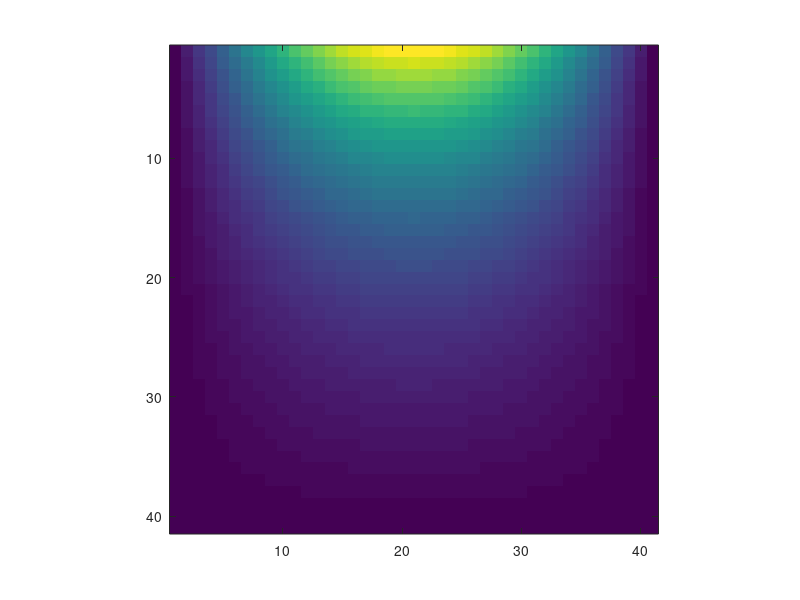

The MATLAB script that drew this image:
m_grid=xlsread('result.csv', 'A1:AO41');
%m_grid=xlsread('result.csv', 'A1:CC81');
%m_grid=xlsread('result.csv', 'A1:FE161');
%m_grid=xlsread('result.csv', 'A1:IG241');

imagesc(m_grid);
axis square